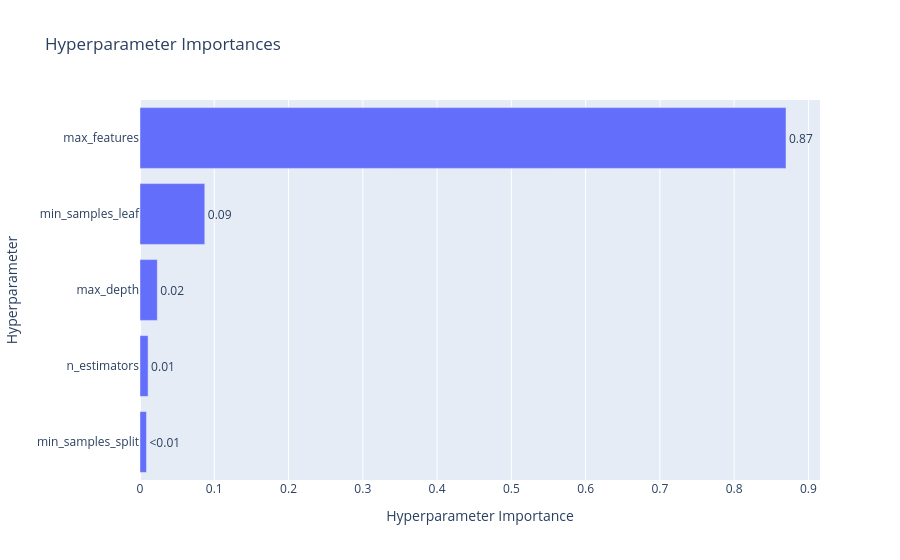

Notebook source saved alongside this figure:
### Code cell
plot_param_importances(study_rf)

### Figure 1 — Plotly figure (JSON) as saved in the notebook; plotly's stock layout.template omitted (floating-point values rounded to 4 significant figures)
{"data": [{"cliponaxis": false, "hovertemplate": ["min_samples_split (IntDistribution): 0.008724239640862311<extra></extra>", "n_estimators (IntDistribution): 0.010910476433363209<extra></extra>", "max_depth (IntDistribution): 0.023318715812865636<extra></extra>", "min_samples_leaf (IntDistribution): 0.08722523361630179<extra></extra>", "max_features (CategoricalDistribution): 0.869821334496607<extra></extra>"], "name": "Objective Value", "orientation": "h", "text": ["<0.01", "0.01", "0.02", "0.09", "0.87"], "textposition": "outside", "type": "bar", "x": [0.008724, 0.01091, 0.02332, 0.08723, 0.8698], "y": ["min_samples_split", "n_estimators", "max_depth", "min_samples_leaf", "max_features"]}], "layout": {"title": {"text": "Hyperparameter Importances"}, "xaxis": {"title": {"text": "Hyperparameter Importance"}}, "yaxis": {"title": {"text": "Hyperparameter"}}}}
